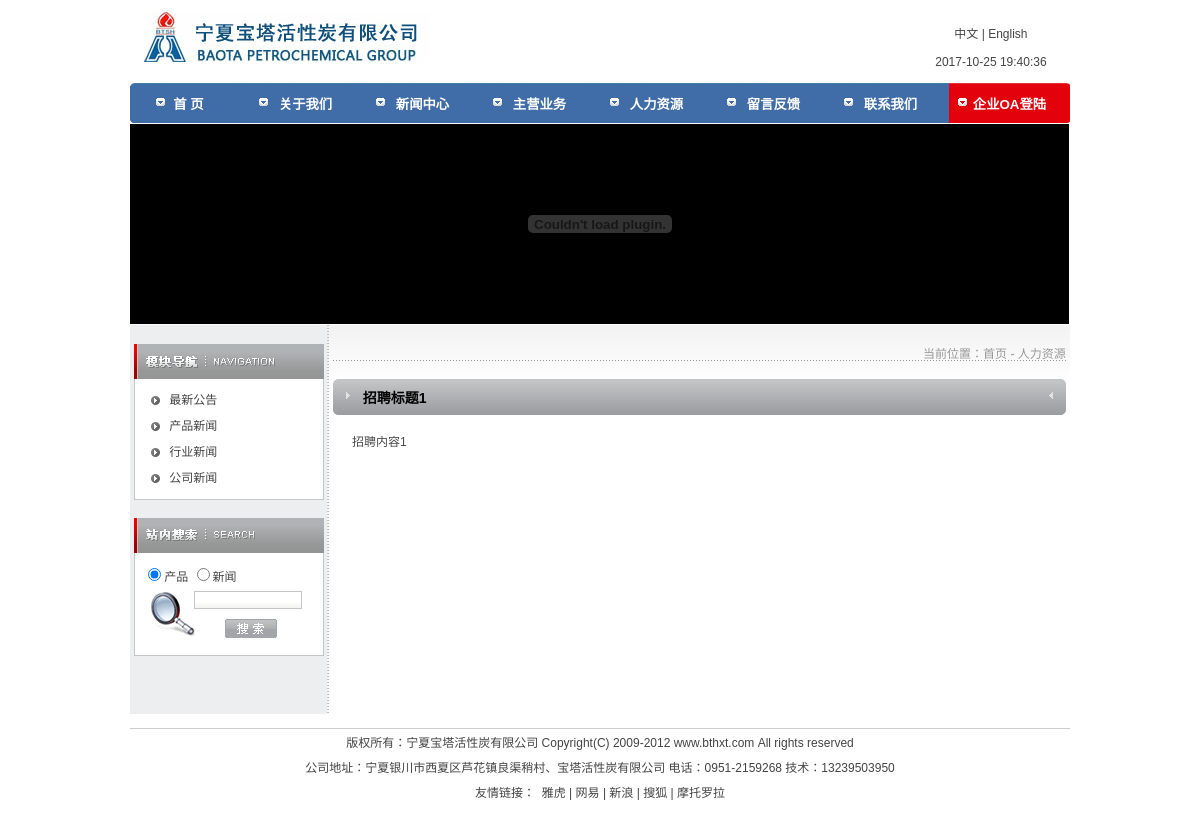
Page /hr/hrpage.php?newsid=97&ndir=22 on the committed database.
### tables this page shows
CREATE TABLE `layoutpic` (
  `id_layoutpic` int(11) NOT NULL auto_increment,
  `id_layout` int(11) NOT NULL,
  `id_hr` int(11) NOT NULL,
  `title` varchar(250) NOT NULL,
  `intro` text NOT NULL,
  `url` varchar(250) NOT NULL,
  `opicname` varchar(250) NOT NULL,
  `spicname` varchar(250) NOT NULL,
  `dele` int(1) NOT NULL default '1',
  `type` varchar(3) NOT NULL,
  `indate` datetime NOT NULL,
  `modate` datetime NOT NULL,
  `deldate` datetime NOT NULL,
  `browsecount` int(11) NOT NULL,
  PRIMARY KEY  (`id_layoutpic`)
);

CREATE TABLE `newsdir` (
  `id_newsdir` int(11) NOT NULL auto_increment,
  `lang` int(1) NOT NULL default '1',
  `name` varchar(25) NOT NULL,
  `intro` text NOT NULL,
  `dele` int(1) NOT NULL default '1',
  `fatherid` int(11) NOT NULL,
  `level` int(1) NOT NULL,
  `ordernum` int(11) NOT NULL,
  PRIMARY KEY  (`id_newsdir`)
);

CREATE TABLE `newsinfo` (
  `id_newsinfo` int(11) NOT NULL auto_increment,
  `id_newsdir` int(11) NOT NULL,
  `id_hr` int(11) NOT NULL,
  `lang` int(1) NOT NULL default '1',
  `title` varchar(250) NOT NULL,
  `intro` text NOT NULL,
  `content` longtext NOT NULL,
  `tag` text NOT NULL,
  `dele` int(1) NOT NULL default '1',
  `isnew` int(1) NOT NULL default '1',
  `url` varchar(255) NOT NULL,
  `newsdate` date NOT NULL,
  `indate` datetime NOT NULL,
  `modate` datetime NOT NULL,
  `deldate` datetime NOT NULL,
  `browsecount` int(11) NOT NULL,
  PRIMARY KEY  (`id_newsinfo`)
);

CREATE TABLE `layout` (
  `id_layout` int(11) NOT NULL auto_increment,
  `lang` int(1) NOT NULL default '1',
  `title` varchar(250) NOT NULL,
  `url` text NOT NULL,
  `intro` text NOT NULL,
  `content` text NOT NULL,
  `openstat` int(1) NOT NULL default '1',
  PRIMARY KEY  (`id_layout`)
);

### www/inc/config.php (called while the page is built, shortened)
<?php
require_once("mysql.class.php");
$db_hostname="localhost";
$db_username="root";
$db_password="123456";
$db_database="website";
$objDB=new mysql($db_hostname,$db_username,$db_password,$db_database);
?>

### www/inc/mysql.class.php (called while the page is built, shortened)
<?php
class mysql{
	var $Conn="";
	var $Res="";
	function mysql($strHost,$strUser,$strPwd,$strDatabase){
		$this->Conn=mysql_connect($strHost,$strUser,$strPwd)
					 or die("Sorry,canot connect to database!");
		return $this->Conn;
	}
	function Execute($strSQL){
		$this->Res=mysql_query($strSQL,$this->Conn);
	}
	function getRows(){
		$i=0;
		$arrResult=array();
		while($row =mysql_fetch_array($this->Res,MYSQL_ASSOC)){
			$arrResult[$i]=$row;
			$i++;
		}
		return $arrResult;
	}
	function fields(){
		$row =mysql_fetch_assoc($this->Res);
		return $row;
	}
}
?>

### www/inc/cn_header_core.php (called while the page is built, shortened)
<?php
$strSQL = "select name as title,id_newsdir,lang from newsdir where lang=1 and fatherid='15' and dele='1' and id_newsdir not in(21,22) order by ordernum desc  " ;
$objDB->Execute($strSQL);
$allnewsdir=$objDB->GetRows();
$strSQL = "select  name as title,id_proddir,lang  from productdir where lang=1 and level=1 and dele=1 " ;
$objDB->Execute($strSQL);
$strSQL = "select opicname as pic from layoutpic  where id_layout='1' order by id_layoutpic asc limit 1" ;
$objDB->Execute($strSQL);
$global_logo=$objDB->fields();
$strSQL = "select content from layout  where id_layout='3'" ;
$objDB->Execute($strSQL);
$footer_BQ=$objDB->fields();
?>

### www/inc/cn_hrpage_core.php (called while the page is built, shortened)
<?php
require "../inc/config.php";
$strSQL = "select * from newsinfo where id_newsinfo='".$_GET[newsid]."'  " ;
$objDB->Execute($strSQL);
$onenews=$objDB->fields();
$strSQL = "select name from newsdir where id_newsdir=$onenews[id_newsdir]  " ;
$objDB->Execute($strSQL);
require "../inc/cn_header_core.php";
?>

### www/hr/hrpage.php (the view, shortened to what this page needs)
<?php
require "../inc/cn_hrpage_core.php";
?>
<!DOCTYPE html PUBLIC "-//W3C//DTD XHTML 1.0 Transitional//EN" "http://www.w3.org/TR/xhtml1/DTD/xhtml1-transitional.dtd">
<html xmlns="http://www.w3.org/1999/xhtml">
<head>
<link href="../inc/css/public.css" rel="stylesheet" type="text/css" />
<link href="../inc/css/main.css" rel="stylesheet" type="text/css" />
</head>
<body>
<? require "../header.php"; ?>
<table width="940" border="0" align="center" cellpadding="0" cellspacing="0" >
  <tr>
    <td width="940" height="200" style="background:url(../inc/pics/banner_left_bg.gif) repeat-y right top; background-color:#000000"><? require "../subadv.php"; ?></td>
  </tr>
</table>
<table width="940" border="0" align="center" cellpadding="0" cellspacing="0" style="margin-top:1px; background:url(../inc/pics/main_bg.jpg) repeat-x;">
  <tr>
    <td width="230" align="left" valign="top" style="background:url(../inc/pics/left_bg.gif) repeat-y right;"><? require "leftmenu.php"; ?></td>
    <td width="773" valign="top"><table width="733" border="0" align="center" cellpadding="0" cellspacing="0" style="margin-top:19px;">
        <tr>
          <td width="733" style="background:url(../inc/pics/bg1.gif) repeat-x left bottom;"><table width="100%" border="0" cellspacing="0" cellpadding="0">
              <tr>
                <td width="100%" align="right" style="color:#999999"><img src="../inc/pics/arr6.gif" width="9" height="9" align="absmiddle" />&nbsp;当前位置：<a href="/" class="agray">首页</a> - <a href="/hr/hr.php" class="agray">人力资源</a></td>
              </tr>
            </table></td>
        </tr>
        <tr>
          <td height="18">&nbsp;</td>
        </tr>
        <tr>
          <td align="right"><table width="733" border="0" align="right" cellpadding="0" cellspacing="0">
              <tr>
                <td width="30" height="36"><img src="../inc/pics/title_bg1.gif" width="30" height="36" /></td>
                <td width="673" align="left" background="../inc/pics/title_bg_center.jpg" style="color:#000000; font-size:14px; font-weight:bold"><?=$onenews[title];?></td>
                <td width="30"><img src="../inc/pics/title_bg2.gif" width="30" height="36" /></td>
              </tr>
            </table></td>
        </tr>
        <tr>
          <td align="left" valign="middle">&nbsp;</td>
        </tr>
        <tr>
          <td align="center" valign="middle"><table width="95%" border="0" align="center">
            <tr>
              <td align="left"  style="color:#494949; line-height:25px;"  height="25"><?=$onenews[content];?></td>
            </tr>
          </table></td>
        </tr>
      </table></td>
  </tr>
</table>
<? require "../footer.php"; ?>
</body>
</html>

### www/header.php (shortened to what this page needs)
<table width="940" border="0" align="center" cellpadding="0" cellspacing="0">
  <tr>
    <td align="left" valign="top"><table width="100%" border="0">
      <tr>
        <td width="83%" height="80" rowspan="2" align="left"><a href="/"><img src="/upload/layout/<?=$global_logo[pic];?>" width="304" height="66"  border="0" /></a></td>
        <td width="17%" height="31" align="center" valign="bottom"><a href="/">中文</a> | <a href="/en/">English</a></td>
      </tr>
      <tr>
        <td height="29" align="center" valign="middle"><?php date_default_timezone_set('Asia/Shanghai');echo date("Y-m-d G:i:s")?></td>
      </tr>
      <tr>
        <td height="40" colspan="2" align="left" valign="top">
</td>
      </tr>
    </table></td>
  </tr>
</table>

### www/hr/leftmenu.php
<table width="190" border="0" align="center" cellpadding="0" cellspacing="0" style="margin-top:19px;">
        <tr>
          <td width="190"><img src="../inc/pics/left_nav.gif" width="190" height="35" /></td>
        </tr>
        <tr>
          <td bgcolor="#FFFFFF">
<div id="nav">
<? for($i=0;$i<sizeof($allnewsdir);$i++){?>
<a href="/news/news.php?ndir=<?=$allnewsdir[$i][id_newsdir]?>" <? if($_GET[ndir]==$allnewsdir[$i][id_newsdir]){echo 'data-filetype="red"';}?>><?=$allnewsdir[$i][title]?></a>
<? }?>
</div></td>
        </tr>
        <tr>
          <td height="18">&nbsp;</td>
        </tr>
      </table>
      <table width="190" border="0" align="center" cellpadding="0" cellspacing="0">
  <tr>
    <td><table width="190" border="0" cellspacing="0" cellpadding="0">
        <tr>
          <td><img src="../inc/pics/left_bt3.gif" width="190" height="35" /></td>
        </tr>
        <tr>
          <td><div class="leftbg">
              <form id="Search" name="Search" method="POST" action="/about/search.php">
                <table width="100%" border="0" cellspacing="0" cellpadding="0" style="background:url(../inc/pics/bg4.gif) no-repeat 8px 20px;">
                  <tr>
                    <td height="26"><input name="rang" type="radio" value="product" class="inputnoborder" checked="checked" />产品 <input type="radio" name="rang" value="news" class="inputnoborder" />新闻 </td>
                  </tr>
                  <tr>
                    <td height="26" align="center">&nbsp;&nbsp;&nbsp;&nbsp;&nbsp;&nbsp;&nbsp;&nbsp;&nbsp;&nbsp;&nbsp;<input name="searchcontent" type="text" id="searchcontent" style="width:102px;" /></td>
                  </tr>
                  <tr>
                    <td height="34" align="center">&nbsp;&nbsp;&nbsp;&nbsp;&nbsp;&nbsp;&nbsp;&nbsp;&nbsp;&nbsp;&nbsp;&nbsp;&nbsp;<input type="image" name="imageField3" src="/inc/pics/btn_sear.gif" class="inputnoborder" /></td>
                  </tr>
                </table>
              </form>
            </div></td>
        </tr>
      </table></td>
  </tr>
  <tr>
    <td height="18">&nbsp;</td>
  </tr>
  <tr>
    <td>&nbsp;</td>
  </tr>
  <tr>
    <td height="26">&nbsp;</td>
  </tr>
</table>

### www/footer.php
<table width="940" border="0" align="center" cellpadding="0" cellspacing="0">
  <tr>
    <td height="60" align="left" valign="top"><table width="100%" border="0" cellspacing="0" cellpadding="0">
      <tr>
        <td align="left">&nbsp;</td>
      </tr>
      <tr>
        <td align="left" bgcolor="#CCCCCC" style="padding:0; height:1px;"></td>
      </tr>
      <tr>
        <td height="50" align="center" valign="top"><?=$footer_BQ[content];?></td>
        </tr>
    </table></td>
  </tr>
</table>

### www/inc/css/public.css (style rules this page uses)
body, td, th, select, textarea { font-size: 12px; color: #444444; font-family: Arial, Helvetica, sans-serif; }
body, form { margin:0; background-color:#fff }
table { border-collapse:collapse; }
input { border:1px solid #c5c6c9; background:url(/inc/pics/input_bg1.jpg); font-family: Arial, Helvetica, sans-serif; font-size:12px; }
.inputnoborder { border:0px none; background:none; }
a { color:#444444; text-decoration:none; }
.agray { color:#999999; }
.leftbg { border:1px solid #c5c6c9; border-top:0px none; width:172px; padding:8px; background-color:#ffffff; }
#nav, .leftborder { border:1px solid #c5c6c9;border-top:0px none;width:172px;padding:8px;background-color:#ffffff; }
#nav a { display:block;height:25px;line-height:25px;width:146px;background:url(/inc/pics/arr4.gif) no-repeat 8px center;padding-left:26px;margin-top:1px; }

### rows in the picture
layoutpic: opicname (picture)
newsdir: name "最新公告"
newsdir: name "产品新闻"
newsdir: name "行业新闻"
newsdir: name "公司新闻"
newsinfo: title "招聘标题1", content "招聘内容1"
layout: content "版权所有：宁夏宝塔活性炭有限公司 Copyright(C) 2009-2012 www.bthxt.com All rights reserved 公司地址：宁夏银川市西夏区芦花镇良渠稍村、宝塔活性炭有限公司 电话：0951-2159268 技术：13239503950 友情链接： 雅虎 | 网易 | 新浪 | 搜狐 | 摩托罗拉"
